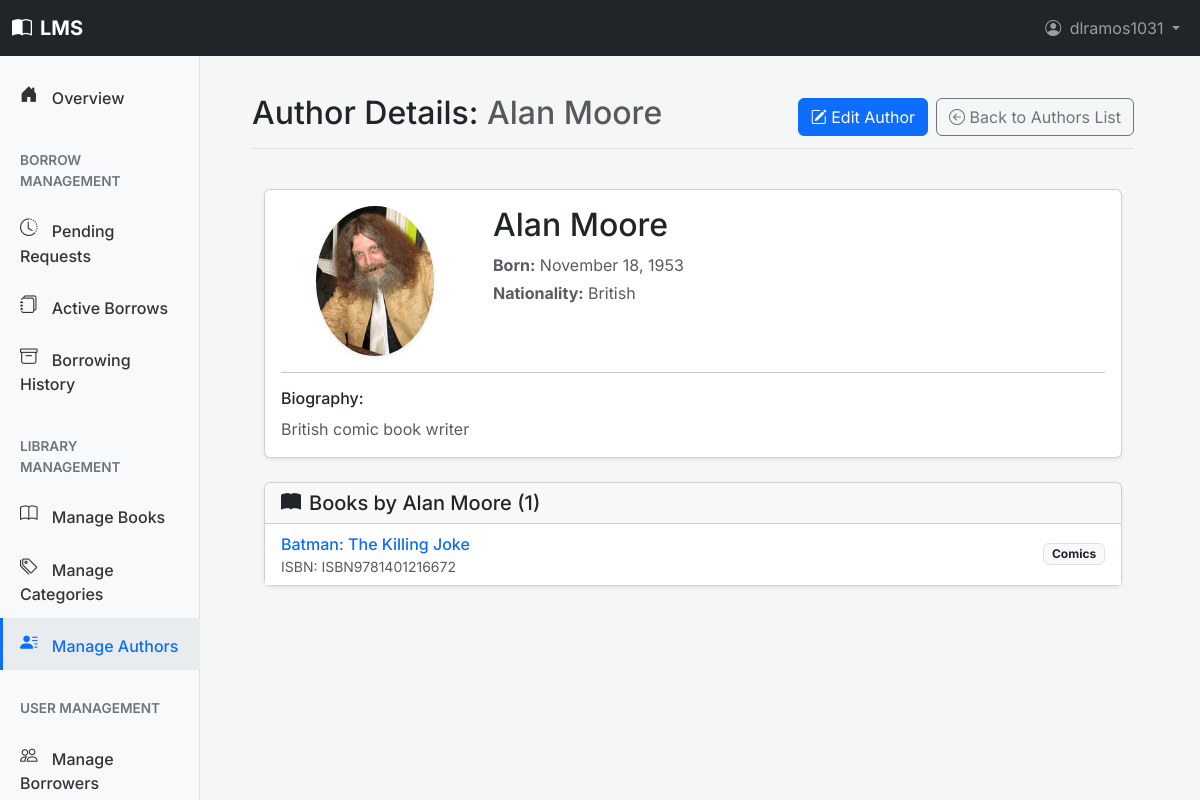
Screenshot of /dashboard/authors/view/1/ (signed in) with the database file from the repository.
### users/models.py (models this page shows, shortened)
class CustomUser(AbstractUser):
    middle_initial = models.CharField(
        _('middle initial'),
        max_length=10,
        blank=True,
        null=True,
        help_text=_("User's middle initial (optional)")
    )
    suffix = models.CharField(
        _('suffix'),
        max_length=10,
        blank=True,
        null=True,
        help_text=_("e.g., Jr., Sr., III (optional)")
    )
    ROLE_CHOICES = (
        ('BORROWER', _('Borrower')),    # For students and other general library users
        ('LIBRARIAN', _('Librarian')),  # For library staff managing books and circulation
        ('ADMIN', _('Administrator')),  # For system administrators with full access
    )
    role = models.CharField(
        _('role'),
        max_length=20,
        choices=ROLE_CHOICES,
        default='BORROWER',
        help_text=_('The primary role of this user within the library system')
    )
    borrower_id_label = models.CharField(
        _('borrower ID label'),
        max_length=50,
        default="Library ID",
        help_text=_("Label for the borrower's unique identifier (e.g., Student ID, Library Card No.)")
    )
    borrower_id_value = models.CharField(
        _('borrower ID value'),
        max_length=50,
        unique=True,
        null=True,
        blank=True,
        help_text=_("The borrower's unique library identifier value (e.g., 'S12345', 'LC00789')")
    )
    physical_address = models.TextField(
        _('physical address'),
        blank=True,
        null=True,
        help_text=_("Borrower's physical mailing address (optional)")
    )
    birth_date = models.DateField(
        _('birth date'),
        null=True,
        blank=True,
        help_text=_("Borrower's date of birth (optional)")
    )
    phone_number = models.CharField(
        _('phone number'),
        max_length=20,
        blank=True,
        null=True,
        help_text=_("Borrower's contact phone number (optional)")
    )
    profile_picture = models.ImageField(
        _("Profile Picture"),
        upload_to='profile_pics/',
        blank=True,
        null=True,
        help_text=_("Upload a profile picture (optional).")
    )
    BORROWER_TYPE_CHOICES = (
        ('STUDENT', _('Student')),                  # Full-time students
        ('FACULTY', _('Faculty')),                  # Faculty members
        ('STAFF_MEMBER', _('Staff Member')),        # University staff (non-faculty) who are borrowers
        ('ALUMNI', _('Alumni')),                    # Former students who are still borrowers
        ('COMMUNITY', _('Community Member')),       # Other verified local borrowers
        ('OTHER', _('Other Verified Borrower')),    # Other verified borrowers (e.g., local residents, non-student/faculty)
    )
    borrower_type = models.CharField(
        _('borrower type'),
        max_length=30,
        choices=BORROWER_TYPE_CHOICES,
        null=True,
        blank=True,
        help_text=_('Category of the borrower, e.g., Student, Faculty (used if role is Borrower)')
    )
    groups = models.ManyToManyField(
        'auth.Group',
        verbose_name=_('groups'),
        blank=True,
        help_text=_(
            'The groups this user belongs to. A user will get all permissions '
            'granted to each of their groups.'
        ),
        related_name="customuser_groups",
        related_query_name="customuser",
    )
    user_permissions = models.ManyToManyField(
        'auth.Permission',
        verbose_name=_('user permissions'),
        blank=True,
        help_text=_('Specific permissions for this user.'),
        related_name="customuser_permissions",
        related_query_name="customuser",
    )
    class Meta:
        verbose_name = _('User')
        verbose_name_plural = _('Users')
        ordering = ['last_name', 'first_name']

### books/models.py (models this page shows, shortened)
class Author(models.Model):
    name = models.CharField(
        max_length=200,
        help_text=_("Enter the author's full name (e.g., J.R.R. Tolkien)")
    )
    biography = models.TextField(
        blank=True,
        null=True,
        help_text=_("A short biography of the author (optional)")
    )
    date_of_birth = models.DateField(
        _("Date of Birth"), # Changed to use verbose_name directly
        null=True,
        blank=True,
        help_text=_("Author's date of birth (optional)")
    )
    date_of_death = models.DateField(
        _("Date of Death"),
        null=True,
        blank=True,
        help_text=_("Author's date of death, if applicable (optional)")
    )
    nationality = models.CharField(
        _("Nationality"),
        max_length=100,
        blank=True,
        null=True,
        help_text=_("Author's nationality (e.g., British, American) (optional)")
    )
    alternate_names = models.CharField(
        _("Alternate Names"),
        max_length=500, # Increased length for potentially multiple names
        blank=True,
        null=True,
        help_text=_("Other names the author is known by, separated by commas (e.g., pen names, maiden names) (optional)")
    )
    author_website = models.URLField(
        _("Author Website"),
        blank=True,
        null=True,
        help_text=_("A link to the author's official website or a relevant resource page (optional)")
    )
    author_photo = models.ImageField(
        _("Author Photo"),
        upload_to='author_photos/',
        blank=True,
        null=True,
        help_text=_("A photo of the author (optional).")
    )
    class Meta:
        ordering = ['name']
        verbose_name = _('Author')
        verbose_name_plural = _('Authors')
    def get_life_span(self):
        if self.date_of_birth:
            birth_year = self.date_of_birth.year
            if self.date_of_death:
                death_year = self.date_of_death.year
                return f"{birth_year}–{death_year}"
            return f"Born {birth_year}"
        return "N/A"
    get_life_span.short_description = _('Life Span')

class Book(models.Model):
    isbn = models.CharField(
        _('ISBN-13'),
        max_length=17,
        primary_key=True,
        unique=True,
        validators=[isbn_validator],
        help_text=_('13 Character ISBN number. Must be unique. (e.g., 978-0596009205)')
    )
    title = models.CharField(
        max_length=255,
        help_text=_("Enter the title of the book")
    )
    authors = models.ManyToManyField(
        Author,
        related_name='books',
        help_text=_("Select or add authors for this book")
    )
    publisher = models.CharField(
        max_length=200,
        blank=True,
        null=True,
        help_text=_("Publisher of the book (optional)")
    )
    publication_date = models.DateField(
        null=True,
        blank=True,
        help_text=_("Date the book was published (optional)")
    )
    edition = models.CharField(
        max_length=100,
        blank=True,
        null=True,
        help_text=_("e.g., 1st Edition, Revised Edition (optional)")
    )
    page_count = models.PositiveIntegerField(
        null=True,
        blank=True,
        help_text=_("Total number of pages (optional)")
    )
    description = models.TextField(
        blank=True,
        null=True,
        help_text=_("A brief description or summary of the book (optional)")
    )
    cover_image = models.ImageField(
        _("Cover Image"),
        upload_to='book_covers/',
        blank=True,
        null=True,
        help_text=_("Upload the book's cover image (optional).")
    )
    categories = models.ManyToManyField(
        Category,
        related_name='books',
        help_text=_("Select or add categories for this book")
    )
    date_added_to_system = models.DateTimeField(
        auto_now_add=True,
        help_text=_("Date this book record was added to the system")
    )
    last_updated = models.DateTimeField(
        auto_now=True,
        help_text=_("Date this book record was last updated")
    )
    total_borrows = models.PositiveIntegerField(
        default=0,
        help_text=_("How many times this book title has been borrowed overall")
    )
    def display_authors(self):
        """Helper method to display authors in the Django admin interface."""
        return ', '.join(author.name for author in self.authors.all()[:3])
    display_authors.short_description = _('Authors')
    def display_categories(self):
        """Helper method to display categories in the Django admin interface."""
        return ', '.join(category.name for category in self.categories.all()[:3])
    display_categories.short_description = _('Categories')
    class Meta:
        ordering = ['title', 'isbn']
        verbose_name = _('Book')
        verbose_name_plural = _('Books')

class Category(models.Model):
    name = models.CharField(
        max_length=100,
        unique=True,
        help_text=_("Enter a book category (e.g., Science Fiction, Programming, History)")
    )
    description = models.TextField(
        blank=True,
        null=True,
        help_text=_("A short description of the category (optional)")
    )
    class Meta:
        ordering = ['name']
        verbose_name = _('Category')
        verbose_name_plural = _('Categories')

### books/views.py (the view)
# urls.py: path('dashboard/authors/view/<int:pk>/', views.StaffAuthorDetailView.as_view(), name='dashboard_author_detail'),
class StaffAuthorDetailView(StaffRequiredMixin, DetailView):
    model = Author
    template_name = 'books/dashboard/author_detail.html'
    context_object_name = 'author'
    pk_url_kwarg = 'pk'
    def get_context_data(self, **kwargs):
        context = super().get_context_data(**kwargs)
        author = self.get_object()
        context['page_title'] = f"Author Details: {author.name}"
        context['view_context'] = 'dashboard'
        context['can_edit_this_object'] = self.request.user.is_staff
        context['books_by_author'] = Book.objects.filter(authors=author).prefetch_related('categories').order_by('title')
        context['back_url'] = reverse_lazy('books:dashboard_author_list')
        return context

### books/templates/books/dashboard/author_detail.html (shortened to what this page needs)
{% extends "dashboard/base.html" %}
{% load static %}
{% load bootstrap5 %}
{% block dashboard_page_title_main %}Author Details: <span class="text-muted">{{ author.name }}</span>{% endblock %}
{% block dashboard_page_actions %}
    {% if can_edit_this_object %}
    <a href="{% url 'books:dashboard_author_edit' pk=author.pk %}" class="btn btn-primary me-2">
        <i class="bi bi-pencil-square"></i> Edit Author
    </a>
    {% endif %}
    {% if back_url %}
        <a href="{{ back_url }}" class="btn btn-outline-secondary">
            <i class="bi bi-arrow-left-circle"></i> Back to Authors List
        </a>
    {% endif %}
{% endblock %}
{% block dashboard_content_main %}
    {% include "books/_author_detail_content.html" %}
{% endblock dashboard_content_main %}

### templates/base.html (shortened to what this page needs)
{% load bootstrap5 %}
{% load static %}
<!DOCTYPE html>
<html lang="en">
<head>
    <link rel="stylesheet" href="{% static 'css/inter_font.css' %}">
    <link rel="stylesheet" href="{% static 'vendor/bootstrap-icons/bootstrap-icons.css' %}">
    {% bootstrap_css %}
    <link rel="stylesheet" href="{% static 'css/auth_styles.css' %}">
</head>
<body class="{% block body_class %}{% endblock %}">
  <nav class="navbar navbar-expand-lg navbar-dark bg-dark fixed-top">
    <div class="container-fluid">
      <a class="navbar-brand fw-bold"
        href="{% if user.is_authenticated %}{% if user.role == 'LIBRARIAN' or user.role == 'ADMIN' or user.is_staff %}{% url 'books:dashboard_home' %}{% else %}{% url 'books:portal_catalog' %}{% endif %}{% else %}{% url 'users:login' %}{% endif %}">
        <i class="bi bi-book-half me-2"></i>LMS
      </a>
      <div class="collapse navbar-collapse" id="mainNavbarContent">
          {% block site_nav_items %}
              <ul class="navbar-nav ms-auto mb-2 mb-lg-0">
                  {% if user.is_authenticated %}
                      <li class="nav-item dropdown">
                          <a class="nav-link dropdown-toggle" href="#" id="userProfileDropdown" role="button" data-bs-toggle="dropdown" aria-expanded="false">
                              {% if user.profile_picture %}
                                  <img src="{{ user.profile_picture.url }}" alt="{{ user.username }}" class="rounded-circle me-1" style="width: 24px; height: 24px; object-fit: cover;">
                              {% else %}
                                  <i class="bi bi-person-circle me-1"></i>
                              {% endif %}
                              {{ user.first_name|default:user.username }}
                          </a>
                      </li>
                  {% endif %}
              </ul>
          {% endblock site_nav_items %}
      </div>
    </div>
  </nav>
  <main class="{% block main_container_class %}container{% endblock %}">
      {% block content_body %}{% endblock content_body %}
  </main>
</body>
</html>

### books/templates/books/_author_detail_content.html (shortened to what this page needs)
{% load static %}
{% load bootstrap5 %}
<div class="container py-4">
    <div class="card shadow-sm mb-4">
        <div class="card-body">
            <div class="row">
                <div class="col-md-3 text-center mb-3 mb-md-0">
                    {% if author.author_photo %}
                        <img src="{{ author.author_photo.url }}" alt="{{ author.name }}" class="img-fluid rounded-circle shadow-sm" style="max-width: 150px; max-height: 150px; object-fit: cover;">
                    {% else %}
                        <div class="bg-light rounded-circle d-flex align-items-center justify-content-center text-secondary" style="width: 150px; height: 150px;">
                            <i class="bi bi-person-fill" style="font-size: 5rem;"></i>
                        </div>
                    {% endif %}
                </div>
                <div class="col">
                    <h1 class="card-title h2">{{ author.name }}</h1>
                    <p class="card-text text-muted mb-1">
                        <strong>Born:</strong> {{ author.date_of_birth|date:"F d, Y"|default:"N/A" }}
                    </p>
                    {% if author.nationality %}
                        <p class="card-text text-muted mb-1"><strong>Nationality:</strong> {{ author.nationality }}</p>
                    {% endif %}
                </div>
            </div>
            <hr>
            <h6>Biography:</h6>
            {% if author.biography %}
                <div class="text-muted" style="white-space: pre-wrap;">{{ author.biography|linebreaksbr }}</div>
            {% else %}
                <p class="text-muted fst-italic">No biography available.</p>
            {% endif %}
        </div>
    </div>
    <div class="card shadow-sm">
        <div class="card-header">
            <h5 class="mb-0"><i class="bi bi-book-fill me-2"></i>Books by {{ author.name }} ({{ books_by_author.count }})</h5>
        </div>
        <div class="card-body p-0">
            {% if books_by_author %}
            <ul class="list-group list-group-flush">
                {% for book_item in books_by_author %}
                <li class="list-group-item d-flex justify-content-between align-items-center">
                    <div>
                        <a href="{% if view_context == 'dashboard' %}{% url 'books:dashboard_book_detail' isbn=book_item.isbn %}{% else %}{% url 'books:portal_book_detail' isbn=book_item.isbn %}{% endif %}" class="text-decoration-none fw-medium">
                            {{ book_item.title }}
                        </a>
                        <small class="d-block text-muted">ISBN: {{ book_item.isbn }}</small>
                    </div>
                    <span class="badge bg-light text-dark border">
                        {{ book_item.categories.first.name|default:"" }}{% if book_item.categories.count > 1 %} & more{% endif %}
                    </span>
                </li>
                {% endfor %}
            </ul>
            {% else %}
            <p class="p-3 text-muted mb-0">No books found for this author in the system.</p>
            {% endif %}
        </div>
    </div>
</div>

### templates/base.html (style rules this page uses)
body { font-family: 'Inter', sans-serif; padding-top: 70px; }

### templates/dashboard/base.html (style rules this page uses)
body { background-color: #f4f7f6; }

### rows the page displays
CustomUser: first_name "dlramos1031"
Author: name "Alan Moore", author_photo (picture), date_of_birth "November 18, 1953", nationality "British", biography "British comic book writer"
Book: title "Batman: The Killing Joke", isbn "ISBN9781401216672", categories.first.name "Comics"

### other values shown
{{ books_by_author.count }} "1"
